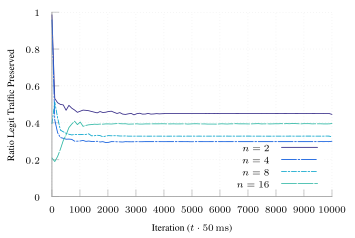

Recreate this plot in gnuplot.
set terminal tikz standalone color size 9cm,6cm font '\scriptsize' preamble '\usepackage{microtype} \usepackage{times} \usepackage[T1]{fontenc} \usepackage{siunitx}\sisetup{detect-all}'
set output "spf-udp-uncap.tex"

load "parula.pal"

set style line 102 lc rgb '#a0a0a0' lt 1 lw 1
set border ls 102
set colorbox border 102
set key textcolor rgb "black"
set tics textcolor rgb "black"
set label textcolor rgb "black"

set border 3
set grid x y
set xtics nomirror
set ytics nomirror

#set key autotitle columnhead
set datafile separator ","

set xlabel "Iteration ($t \\cdot{} \\SI{50}{\\milli\\second}$)"
set ylabel "Ratio Legit Traffic Preserved"

set yrange [0.0:1.0]
set key inside bottom right

plot '../results/spf-udp-uncap-2' u 1:3 w lines smooth sbezier title "$n=2$" dt 1, \
     '../results/spf-udp-uncap-4' u 1:3 w lines smooth sbezier title "$n=4$" dt (18,2,2,2), \
     '../results/spf-udp-uncap-8' u 1:3 w lines smooth sbezier title "$n=8$" ls 4  dt (6,2,2,2), \
     '../results/spf-udp-uncap-16' u 1:3 w lines smooth sbezier title "$n=16$" ls 5 dt (18,2)
